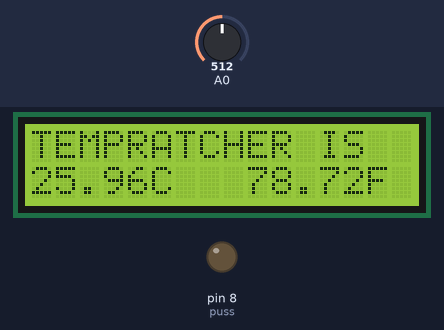
A sketch run on a simulated Arduino Uno, built with avr-gcc and run on an emulated ATmega328P. Shown: 16×2 character LCD, output pins drawn as LEDs (lit = HIGH). The test bench sets the inputs (shaded band); at power-on: A0 = 512.

Above: at 1.2 s.
1.3 s: A0 set to 687
At 2.5 s:
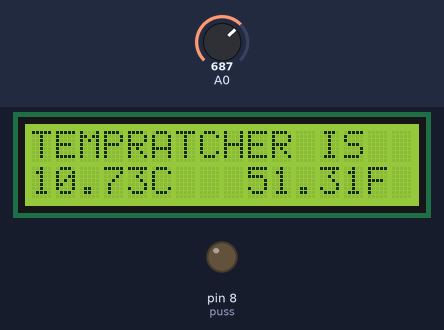
3.0 s: A0 set to 713
At 4.2 s:
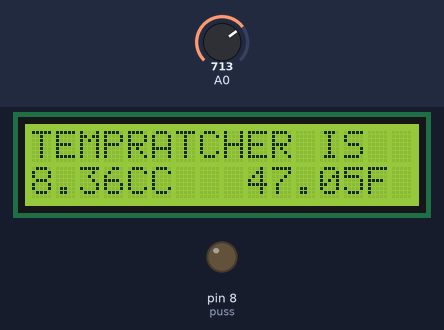
4.5 s: A0 set to 781
At 5.8 s:
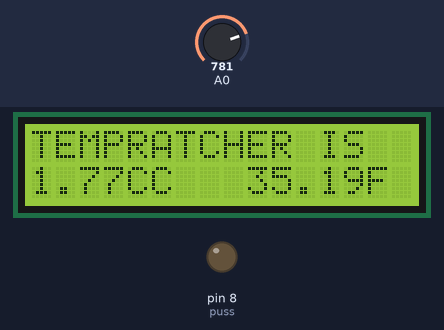
6.1 s: A0 set to 807
At 7.3 s:
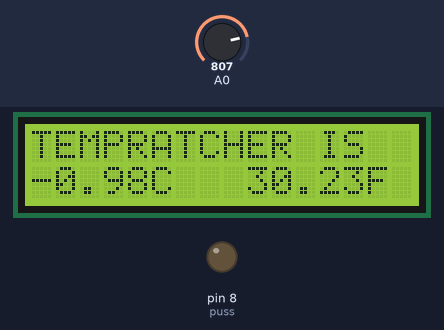
7.6 s: A0 set to 889
At 8.0 s:
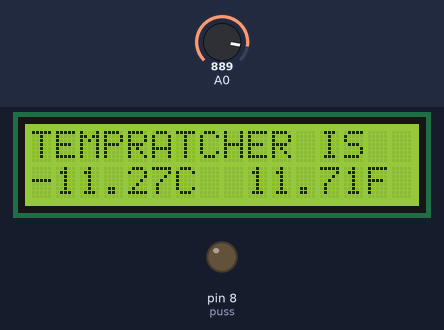
9.1 s: A0 set to 908
At 9.7 s:
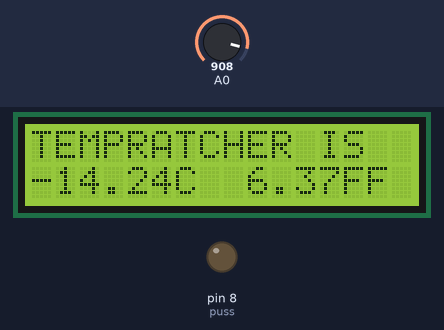
Timing chart, 0 to 11.6 s (numbered marks = the images above; inputs shaded):
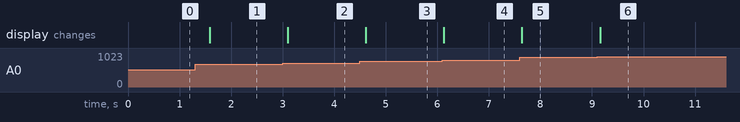

Measured:
- the behaviour switches between 695 and 696 on A0 (found by bisection; images 1 and 2)
- the behaviour switches between 797 and 798 on A0 (found by bisection; images 3 and 4)
- the behaviour switches between 895 and 896 on A0 (found by bisection; images 5 and 6)
- after the input at 1.3 s, the display: changes after 0.28 s (image 1)
- after the input at 3.0 s, the display: changes after 0.10 s (image 2)
- after the input at 4.5 s, the display: changes after 0.11 s (image 3)
- after the input at 6.1 s, the display: changes at once (image 4)
- after the input at 7.6 s, the display: changes at once (image 5)
- after the input at 9.1 s, the display: changes after 0.06 s (image 6)

The sketch:

Automatic_Temprature_Measurement_System.ino
```cpp
#include <LiquidCrystal.h>
int puss=8,pussout;
float c,d,t,a,b,f,hitemp=0,lowtemp=100;

LiquidCrystal lcd(12, 11, 5, 4, 3, 2);

void setup()
{
  lcd.begin(16,2);
  pinMode(puss,OUTPUT);
}

void loop()
{
 pussout=digitalRead(puss);
    a=analogRead(A0);
    a=(5.0/1023.00)*a;
    b=5.00-a;
    c=a/(b/10000);
    d=log(c/10000);
    t=(1/((d/3977)+(1/(26 + 273.15))));
    t=t-273.15;
    f=(t*9/5.0)+32;
    if(hitemp<t)
    {
      hitemp=t;
    }
    if(lowtemp>t)
    {
      lowtemp=t;
    }
    if(pussout==1)
    {
      lcd.setCursor(0,0);
      lcd.print("HI TEMP");
      lcd.setCursor(9,0);
      lcd.print(hitemp);
      lcd.print("C");
      lcd.setCursor(0,1);
      f=(t*9/5.0)+32;
      lcd.print("LOW Temp ");
      lcd.setCursor(9,1);
      lcd.print(lowtemp);
      lcd.print("C");
      delay(5000);

    }
    else
    {
      lcd.setCursor(0,0);
      lcd.print("TEMPRATCHER IS");
      lcd.setCursor(0,1);
      lcd.print(t);
      lcd.print("C");
      lcd.setCursor(9,1);
      lcd.print(f);
      lcd.print("F");
    }
  delay(500);
}
```
